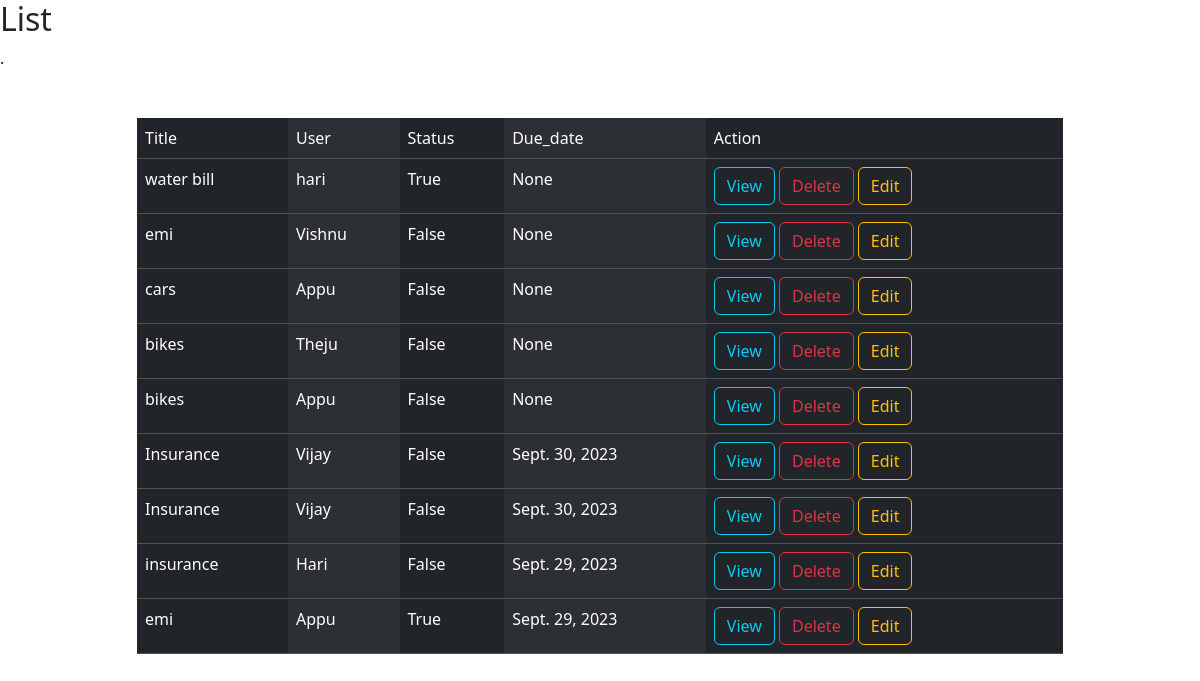
Page /todos/all on the committed database.
### task/models.py (models this page shows)
class Todos(models.Model):
    title=models.CharField(max_length=200)
    user=models.CharField(max_length=200)
    status=models.BooleanField(default=False)
    created_date=models.DateTimeField(auto_now_add=True,null=True)
    due_date=models.DateField(null=True)
    def __str__(self):
        return self.title

### task/views.py (the view)
# urls.py: path('todos/all',TodoListView.as_view(),name="todo-list"),
class TodoListView(View):
    def get(self,request,*args,**kwargs):
        qs=Todos.objects.all()
        return render(request,"todos_list.html",{"todos":qs})

### task/templates/todos_list.html (shortened to what this page needs)
<!DOCTYPE html>
<html lang="en">
<head>
    <link href="https://cdn.jsdelivr.net/npm/bootstrap@5.3.2/dist/css/bootstrap.min.css" rel="stylesheet">
</head>
<body>
    <h2>List</h2>
.<div class="container">
    <div class="row mt-5">
        <div class="col-1"></div>
        <div class="col-10">
            <table class="table table-striped-columns table-dark">
                <tr>
                    <td>Title</td>
                    <td>User</td>
                    <td>Status</td>
                    <td>Due_date</td>
                    <td>Action</td>
                </tr>
                {%for todo in todos%}
                <tr>
                    <td>{{todo.title}}</td>
                    <td>{{todo.user}}</td>
                    <td>{{todo.status}}</td>
                    <td>{{todo.due_date}}</td>
                    <td>
                        <a href="{%url 'todo-detail' todo.id%}" class="btn btn-outline-info">View</a>
                        <a href="{%url 'todo-delete' todo.id %}" class="btn btn-outline-danger">Delete</a>
                        <a href="{%url 'todo-update' todo.id %}" class="btn btn-outline-warning">Edit</a>
                    </td>
                </tr>
                {% endfor%}
            </table>
        </div>
        <div class="col-1"></div>
    </div>
</div>
</body>
</html>

### rows in the picture
Todos: title "water bill", user "hari", status "True", due_date "None"
Todos: title "emi", user "Vishnu", status "False", due_date "None"
Todos: title "cars", user "Appu", status "False", due_date "None"
Todos: title "bikes", user "Theju", status "False", due_date "None"
Todos: title "bikes", user "Appu", status "False", due_date "None"
Todos: title "Insurance", user "Vijay", status "False", due_date "Sept. 30, 2023"
Todos: title "Insurance", user "Vijay", status "False", due_date "Sept. 30, 2023"
Todos: title "insurance", user "Hari", status "False", due_date "Sept. 29, 2023"
Todos: title "emi", user "Appu", status "True", due_date "Sept. 29, 2023"
